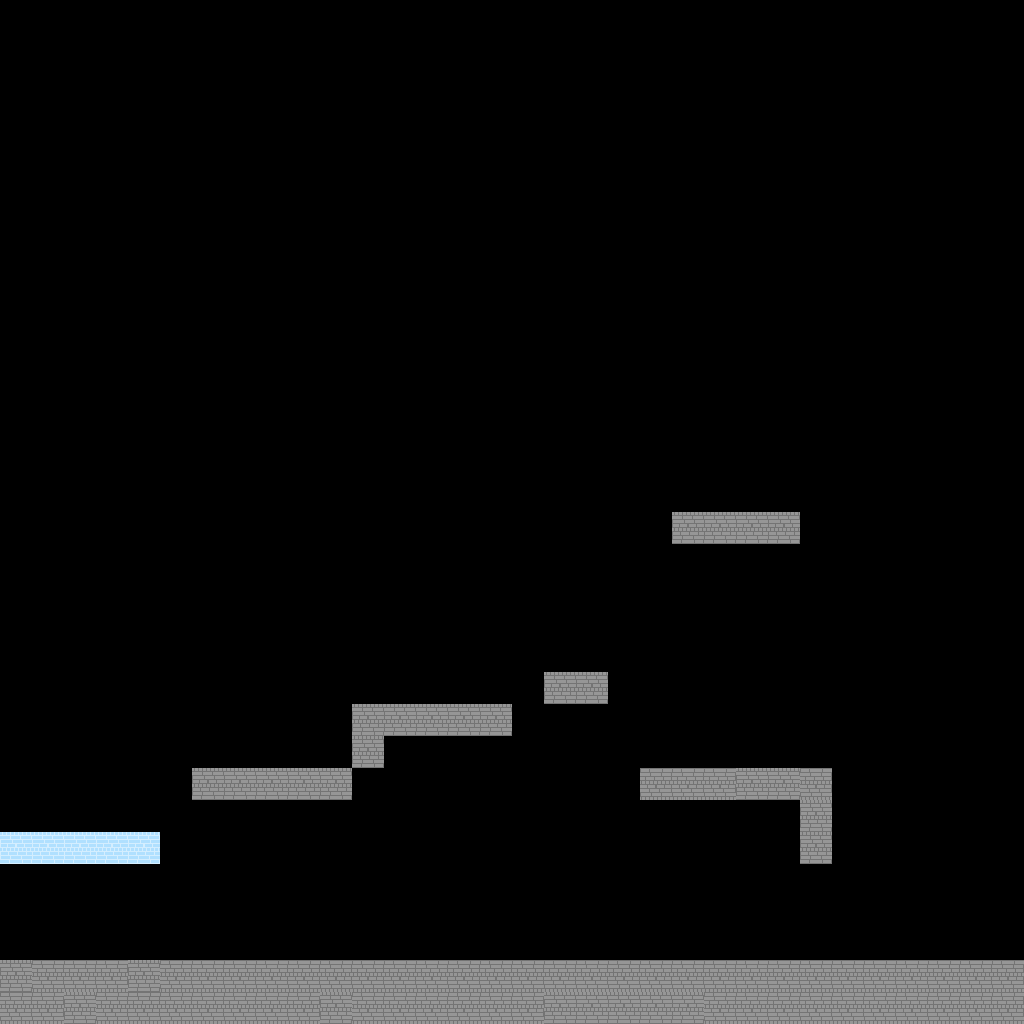

Rendered tile map (Tiled .tmx) drawn with the repository's tilesets; below, a short description and the full map source, tile grids included:
An orthogonal 32x32 tile map with 32x32 px tiles, 1 tile layer (Collision).

<map version="1.0" orientation="orthogonal" renderorder="right-down" width="32" height="32" tilewidth="32" tileheight="32" nextobjectid="1">
 <tileset firstgid="1" name="Tileset+1" tilewidth="32" tileheight="32" tilecount="12" columns="3">
  <image source="Tileset+1.png" width="96" height="128" />
 </tileset>
 <layer name="Collision" width="32" height="32">
  <data encoding="csv">
0,0,0,0,0,0,0,0,0,0,0,0,0,0,0,0,0,0,0,0,0,0,0,0,0,0,0,0,0,0,0,0,
0,0,0,0,0,0,0,0,0,0,0,0,0,0,0,0,0,0,0,0,0,0,0,0,0,0,0,0,0,0,0,0,
0,0,0,0,0,0,0,0,0,0,0,0,0,0,0,0,0,0,0,0,0,0,0,0,0,0,0,0,0,0,0,0,
0,0,0,0,0,0,0,0,0,0,0,0,0,0,0,0,0,0,0,0,0,0,0,0,0,0,0,0,0,0,0,0,
0,0,0,0,0,0,0,0,0,0,0,0,0,0,0,0,0,0,0,0,0,0,0,0,0,0,0,0,0,0,0,0,
0,0,0,0,0,0,0,0,0,0,0,0,0,0,0,0,0,0,0,0,0,0,0,0,0,0,0,0,0,0,0,0,
0,0,0,0,0,0,0,0,0,0,0,0,0,0,0,0,0,0,0,0,0,0,0,0,0,0,0,0,0,0,0,0,
0,0,0,0,0,0,0,0,0,0,0,0,0,0,0,0,0,0,0,0,0,0,0,0,0,0,0,0,0,0,0,0,
0,0,0,0,0,0,0,0,0,0,0,0,0,0,0,0,0,0,0,0,0,0,0,0,0,0,0,0,0,0,0,0,
0,0,0,0,0,0,0,0,0,0,0,0,0,0,0,0,0,0,0,0,0,0,0,0,0,0,0,0,0,0,0,0,
0,0,0,0,0,0,0,0,0,0,0,0,0,0,0,0,0,0,0,0,0,0,0,0,0,0,0,0,0,0,0,0,
0,0,0,0,0,0,0,0,0,0,0,0,0,0,0,0,0,0,0,0,0,0,0,0,0,0,0,0,0,0,0,0,
0,0,0,0,0,0,0,0,0,0,0,0,0,0,0,0,0,0,0,0,0,0,0,0,0,0,0,0,0,0,0,0,
0,0,0,0,0,0,0,0,0,0,0,0,0,0,0,0,0,0,0,0,0,0,0,0,0,0,0,0,0,0,0,0,
0,0,0,0,0,0,0,0,0,0,0,0,0,0,0,0,0,0,0,0,0,0,0,0,0,0,0,0,0,0,0,0,
0,0,0,0,0,0,0,0,0,0,0,0,0,0,0,0,0,0,0,0,0,0,0,0,0,0,0,0,0,0,0,0,
0,0,0,0,0,0,0,0,0,0,0,0,0,0,0,0,0,0,0,0,0,4,4,4,4,0,0,0,0,0,0,0,
0,0,0,0,0,0,0,0,0,0,0,0,0,0,0,0,0,0,0,0,0,0,0,0,0,0,0,0,0,0,0,0,
0,0,0,0,0,0,0,0,0,0,0,0,0,0,0,0,0,0,0,0,0,0,0,0,0,0,0,0,0,0,0,0,
0,0,0,0,0,0,0,0,0,0,0,0,0,0,0,0,0,0,0,0,0,0,0,0,0,0,0,0,0,0,0,0,
0,0,0,0,0,0,0,0,0,0,0,0,0,0,0,0,0,0,0,0,0,0,0,0,0,0,0,0,0,0,0,0,
0,0,0,0,0,0,0,0,0,0,0,0,0,0,0,0,0,4,4,0,0,0,0,0,0,0,0,0,0,0,0,0,
0,0,0,0,0,0,0,0,0,0,0,4,4,4,4,4,0,0,0,0,0,0,0,0,0,0,0,0,0,0,0,0,
0,0,0,0,0,0,0,0,0,0,0,4,0,0,0,0,0,0,0,0,0,0,0,0,0,0,0,0,0,0,0,0,
0,0,0,0,0,0,4,4,4,4,4,0,0,0,0,0,0,0,0,0,5,5,5,4,4,5,0,0,0,0,0,0,
0,0,0,0,0,0,0,0,0,0,0,0,0,0,0,0,0,0,0,0,0,0,0,0,0,4,0,0,0,0,0,0,
7,7,7,7,7,0,0,0,0,0,0,0,0,0,0,0,0,0,0,0,0,0,0,0,0,4,0,0,0,0,0,0,
0,0,0,0,0,0,0,0,0,0,0,0,0,0,0,0,0,0,0,0,0,0,0,0,0,0,0,0,0,0,0,0,
0,0,0,0,0,0,0,0,0,0,0,0,0,0,0,0,0,0,0,0,0,0,0,0,0,0,0,0,0,0,0,0,
0,0,0,0,0,0,0,0,0,0,0,0,0,0,0,0,0,0,0,0,0,0,0,0,0,0,0,0,0,0,0,0,
4,5,5,5,4,5,5,5,5,5,5,5,5,5,5,5,5,5,5,5,5,5,5,5,5,5,5,5,5,5,5,5,
5,5,4,5,5,5,5,5,5,5,4,5,5,5,5,5,5,4,4,4,4,4,5,5,5,5,5,5,5,5,5,5
</data>
 </layer>
</map>
